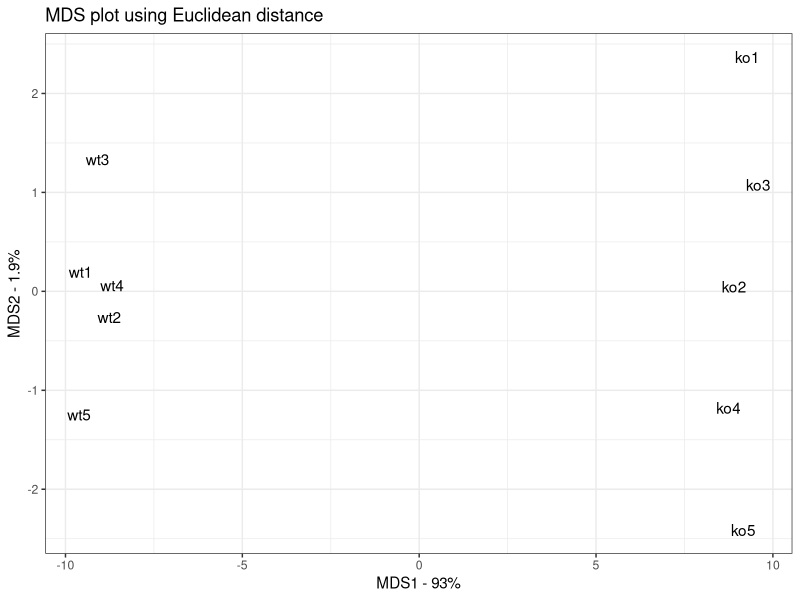
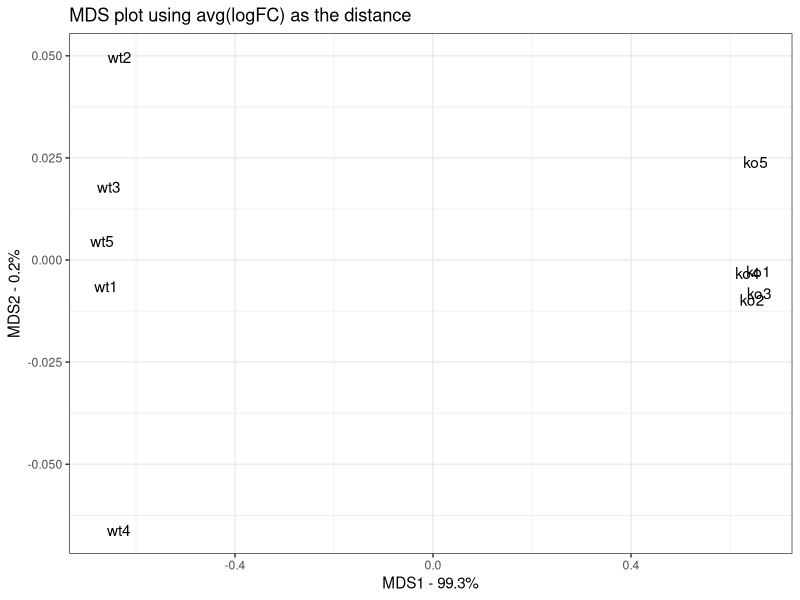

Here is the R script that generated these plots, in order:
library(ggplot2)
#some made up data called data.matrix
data.matrix <- matrix(nrow=100, ncol=10)
colnames(data.matrix) <- c(
  paste("wt", 1:5, sep=""),
  paste("ko", 1:5, sep=""))
rownames(data.matrix) <- paste("gene", 1:100, sep="")
for (i in 1:100) {
  wt.values <- rpois(5, lambda=sample(x=10:1000, size=1))
  ko.values <- rpois(5, lambda=sample(x=10:1000, size=1))
 
  data.matrix[i,] <- c(wt.values, ko.values)
}
head(data.matrix)
dim(data.matrix)
 

###################################################################
##
##    draw an MDS plot using the same data and the Euclidean
##    distance. This graph should look the same as the PCA plot
##
###################################################################
 
## first, calculate the distance matrix using the Euclidian distance.
## NOTE: We are transposing, scaling and centering the data just like PCA.
distance.matrix <- dist(scale(t(data.matrix), center=TRUE, scale=TRUE),
  method="euclidean")
 
## do the MDS math (this is basically eigen value decomposition)
mds.stuff <- cmdscale(distance.matrix, eig=TRUE, x.ret=TRUE)
 
## calculate the percentage of variation that each MDS axis accounts for...
mds.var.per <- round(mds.stuff$eig/sum(mds.stuff$eig)*100, 1)
mds.var.per
 
## now make a fancy looking plot that shows the MDS axes and the variation:
mds.values <- mds.stuff$points
mds.data <- data.frame(Sample=rownames(mds.values),
  X=mds.values[,1],
  Y=mds.values[,2])
mds.data
 
ggplot(data=mds.data, aes(x=X, y=Y, label=Sample)) +
  geom_text() +
  theme_bw() +
  xlab(paste("MDS1 - ", mds.var.per[1], "%", sep="")) +
  ylab(paste("MDS2 - ", mds.var.per[2], "%", sep="")) +
  ggtitle("MDS plot using Euclidean distance")
 
###################################################################
##
##    Now draw an MDS plot using the same data and the average log(fold change)
##    This graph should look different than the first two
##
###################################################################
 
## first, take the log2 of all the values in the data.matrix.
## This makes it easy to compute log2(Fold Change) between a gene in two
## samples since...
##
## log2(Fold Change) = log2(value for sample 1) - log2(value for sample 2)
##
log2.data.matrix <- log2(data.matrix)
 
## now create an empty distance matrix
log2.distance.matrix <- matrix(0,
  nrow=ncol(log2.data.matrix),
  ncol=ncol(log2.data.matrix),
  dimnames=list(colnames(log2.data.matrix),
    colnames(log2.data.matrix)))
 
log2.distance.matrix
 
## now compute the distance matrix using avg(absolute value(log2(FC)))
for(i in 1:ncol(log2.distance.matrix)) {
  for(j in 1:i) {
    log2.distance.matrix[i, j] <-
      mean(abs(log2.data.matrix[,i] - log2.data.matrix[,j]))
  }
}
log2.distance.matrix
 
## do the MDS math (this is basically eigen value decomposition)
## cmdscale() is the function for "Classical Multi-Dimensional Scalign"
mds.stuff <- cmdscale(as.dist(log2.distance.matrix),
  eig=TRUE,
  x.ret=TRUE)
 
## calculate the percentage of variation that each MDS axis accounts for...
mds.var.per <- round(mds.stuff$eig/sum(mds.stuff$eig)*100, 1)
mds.var.per
 
## now make a fancy looking plot that shows the MDS axes and the variation:
mds.values <- mds.stuff$points
mds.data <- data.frame(Sample=rownames(mds.values),
  X=mds.values[,1],
  Y=mds.values[,2])
mds.data
 
ggplot(data=mds.data, aes(x=X, y=Y, label=Sample)) +
  geom_text() +
  theme_bw() +
  xlab(paste("MDS1 - ", mds.var.per[1], "%", sep="")) +
  ylab(paste("MDS2 - ", mds.var.per[2], "%", sep="")) +
  ggtitle("MDS plot using avg(logFC) as the distance")
